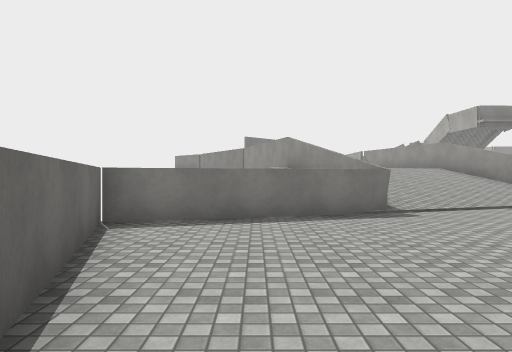
View 1 (above)

17 first-person views from a walk through a Unity game level. The camera is 1.4 m above the floor, looks level and sees 70° across. The floor is counted in squares, 2 m on a side. Each view is taken from the middle of a square. On the plan, view 1 faces up. The plan holds only what a view shows up to about 11 squares ahead; the rest is blank. The place goes on beyond the plan. Surface patterns are stand-ins for the level's own textures.

View 2
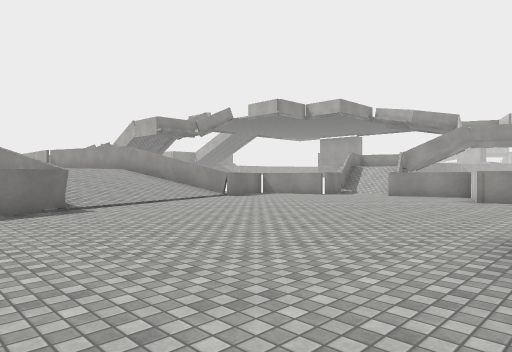

View 3
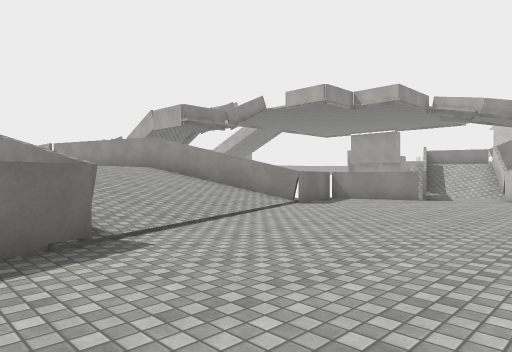

View 4
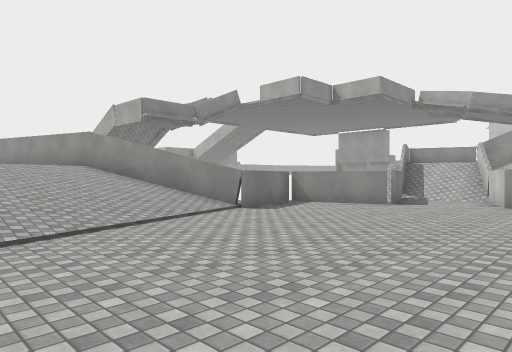

View 5
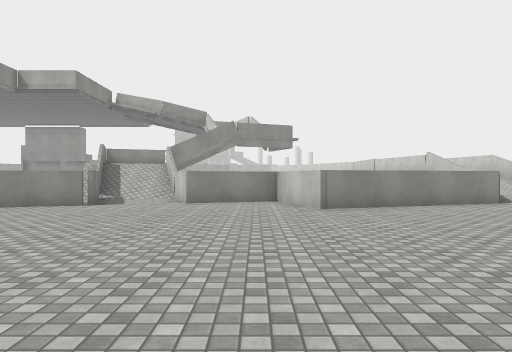

View 6
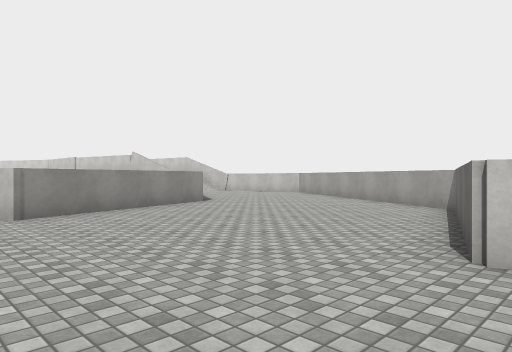

View 7
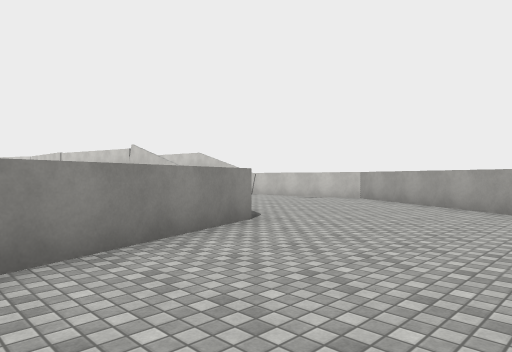

View 8
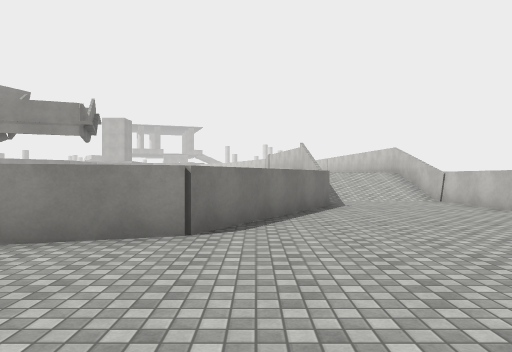

View 9
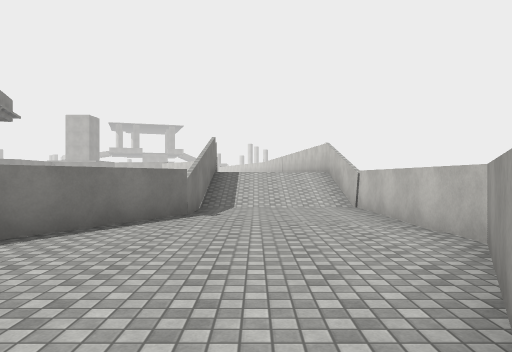

View 10
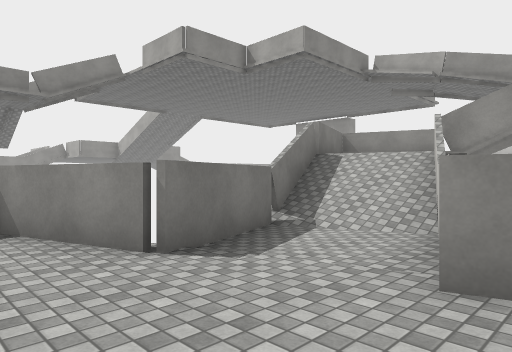

View 11
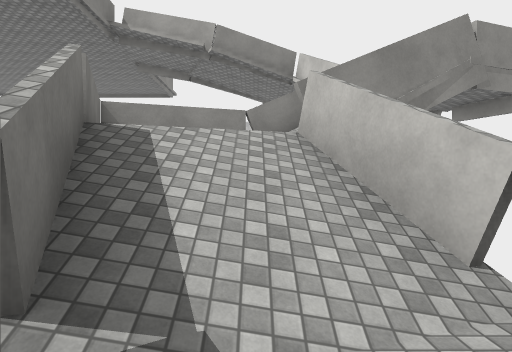

View 12
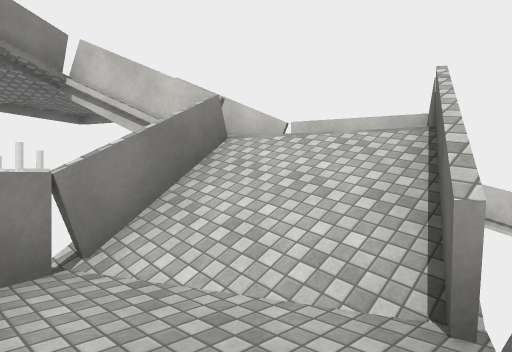

View 13
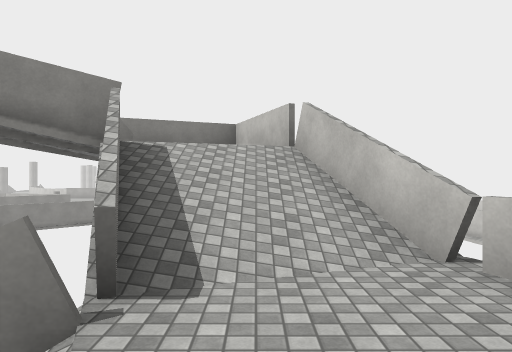

View 14
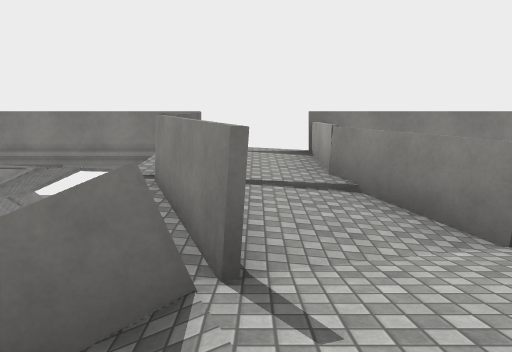

View 15
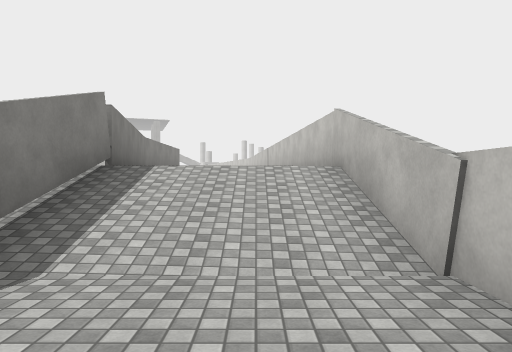

View 16
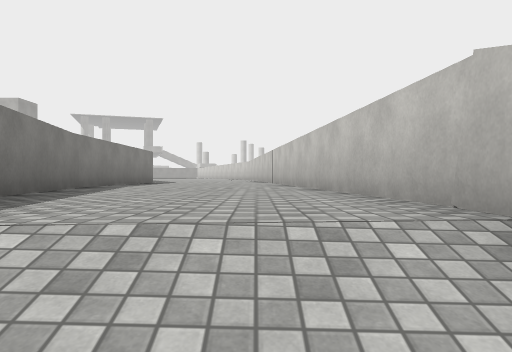

View 17
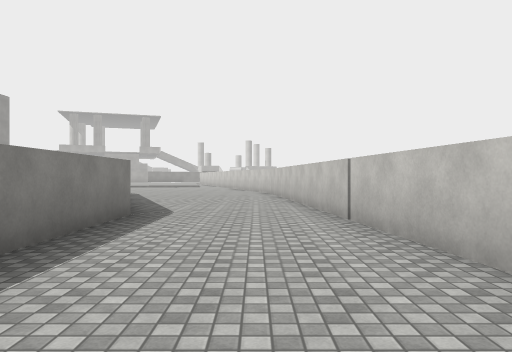

### Floor plan
Key: @ floor where view 1 was taken; # wall or solid block; . main floor; : floor 1.5 m higher than the main floor; + floor 2.5 m higher than the main floor; * floor 4.75 m higher than the main floor; % floor 7 m higher than the main floor; / step, stairs or slope; = window, fence, low wall or low ledge.
Columns run from 3 left of view 1 to 31 right of it. Each row starts with its distance up from view 1.
 15           #
 14           #
 13         //##
 12         ///#
 11     #  ////#          ####//#####
 10     #/ ////####      ### =#/=
  9     ##//////#.##  ###  ##=#/=#
  8      #////.....####/+ +##=#//#
  7    ###/........#..///++####//##
  6 ###.............../##///#=#/%%=
  5 #...............#####=//##//%%=
  4 ##..............#    =/**///%=#
  3  #..............#    #***//#
  2  #.............##     =*=##
  1  ##...........##      ##
  0    @...........#
 -1    .    #......#
 -2         #......##
 -3         #.......##
 -4         ##.......###         ######
 -5          #.........###########:::::
 -6          ###..........///::::::::::
 -7            ##.........///::::::::::
 -8             ###.......///::::::::::
 -9               ###.....///:::#######
-10                 #############

Positions as (right, up) in squares from view 1, and headings:
1: (0, 0), facing up
2: (0, -1), facing up-right
3: (1, 3), facing up-right
4: (3, 3), facing up-right
5: (3, 3), facing right
6: (4, 3), facing down-right
7: (8, 1), facing down-right
8: (8, -4), facing right
9: (10, -7), facing right
10: (10, 4), facing up-right
11: (13, 7), facing right
12: (17, 8), facing down-right
13: (19, 4), facing right
14: (24, 4), facing up
15: (16, -8), facing right
16: (20, -8), facing right
17: (25, -7), facing right
